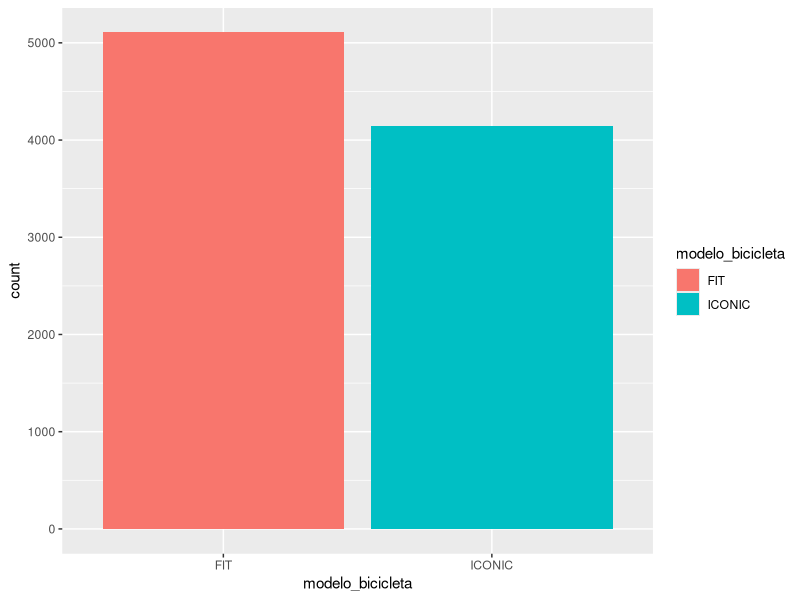
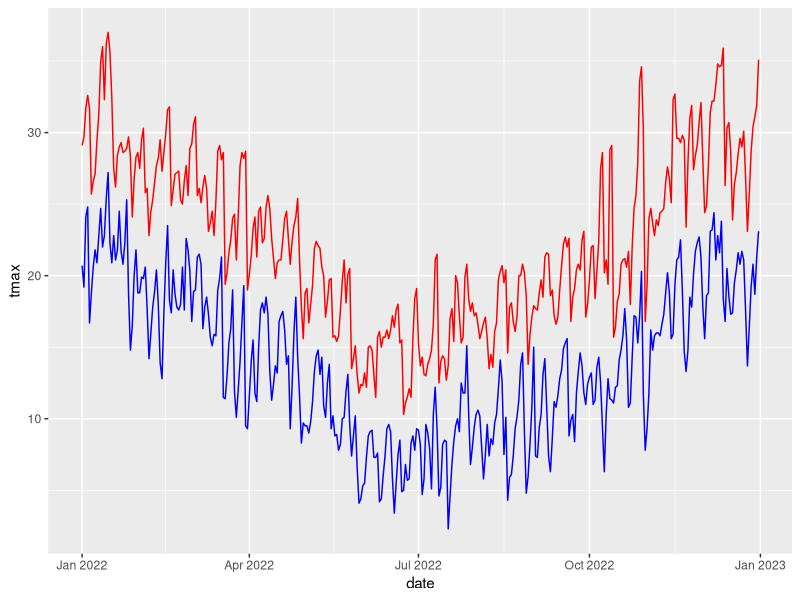
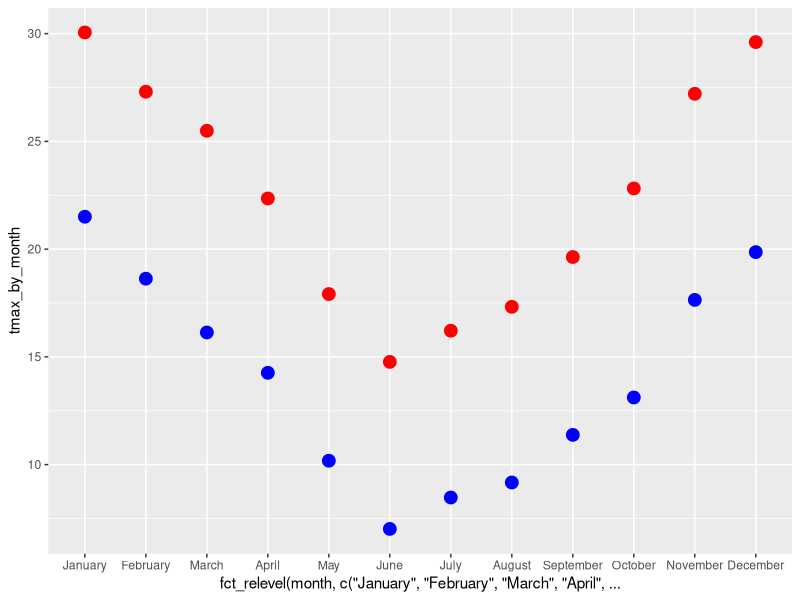
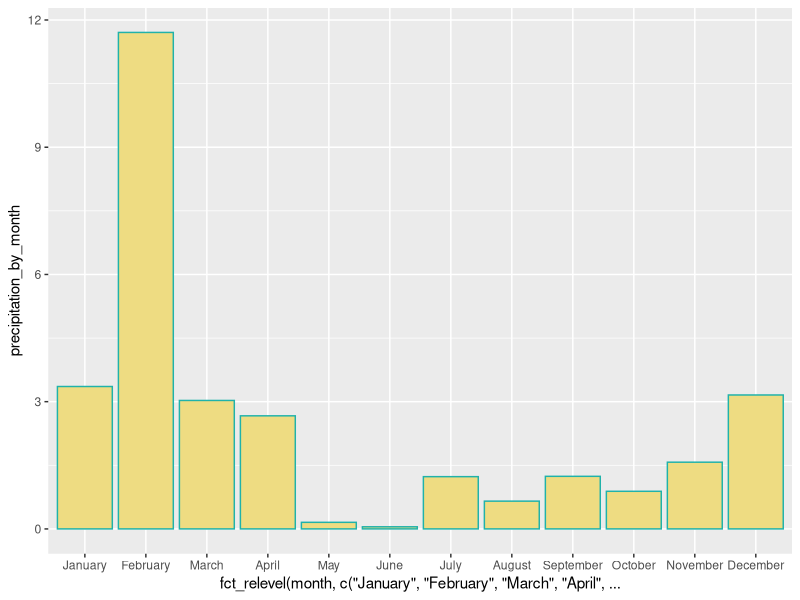
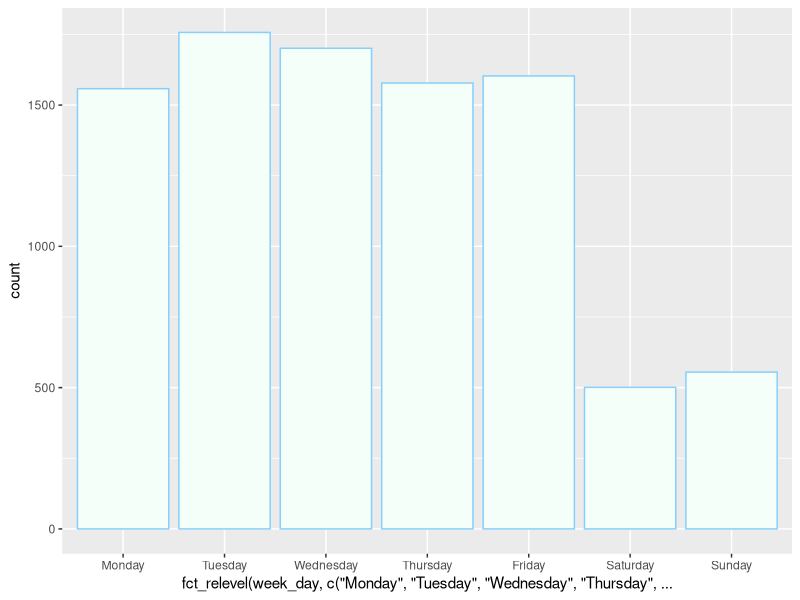
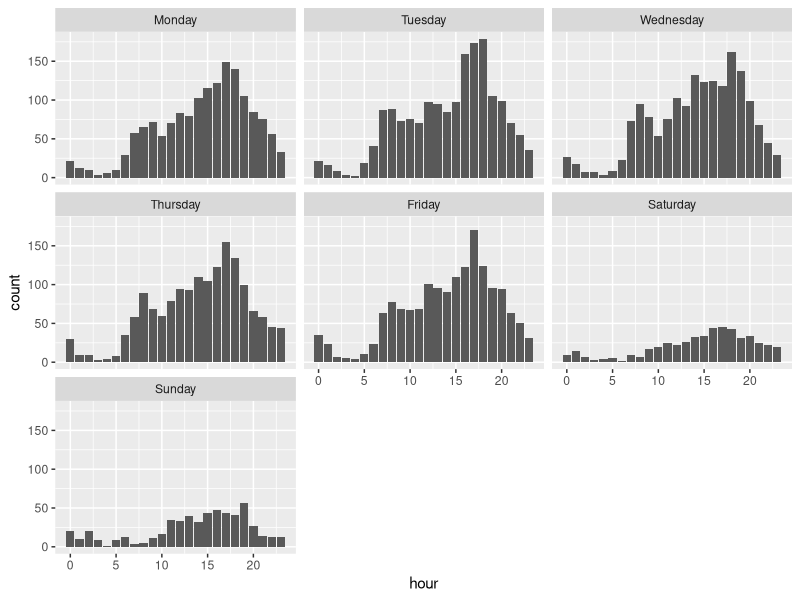
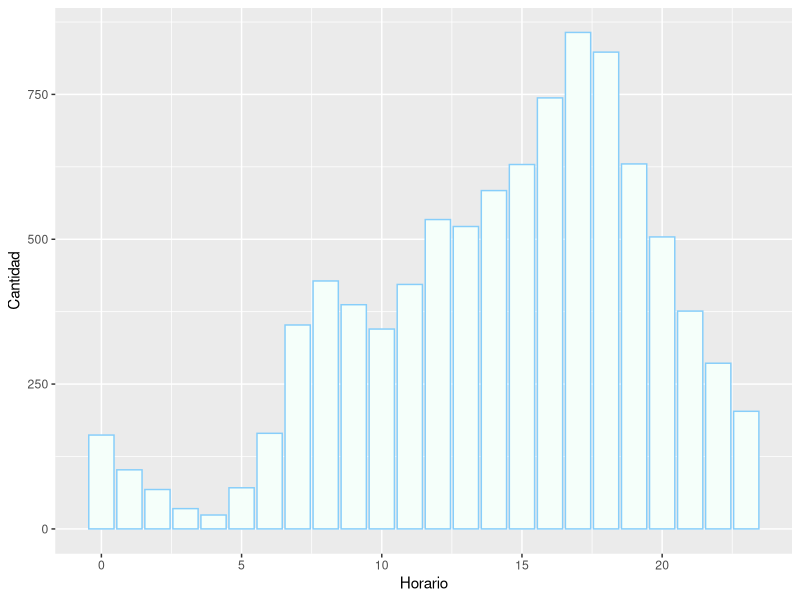
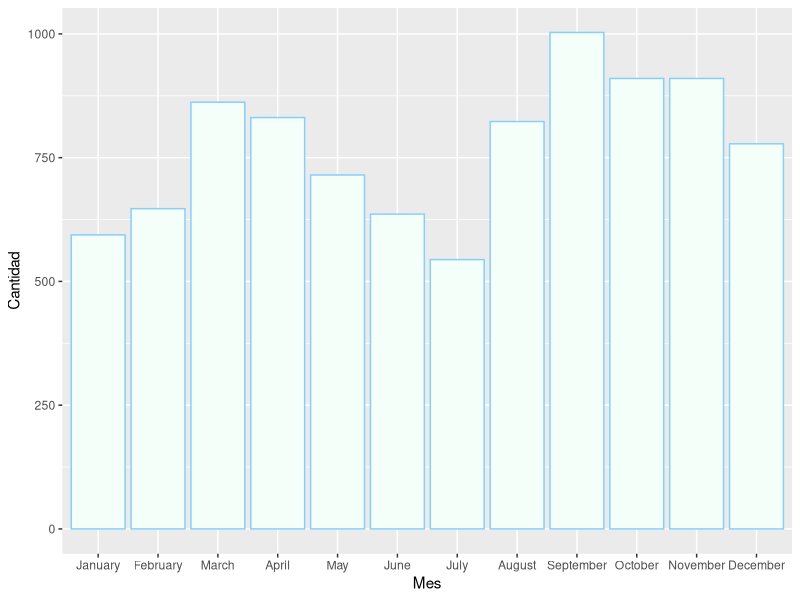

Generate these figures, in order, with R:

#Librerias ----
library(readr)
library(tidyverse)



#Dataframes ----

#Lectura de dataframes. Para leer los archivos csv usamos el comando read_csv.

clima_aeroparque_BA_2022 <- read_csv("Data/Clima_Aeroparque_BA.csv")

bike_trips_2022 <- read_csv("Data/trips_2022_reducido.csv")

#Filtramos el dataframe de bicis
bike_trips_2022_5_to_60_min <- bike_trips_2022 %>% 
  filter(between(duracion_recorrido, left = 60*5, right = 60*60))

#Dtaframe de bicis filtrado con 3 variables mas: mes, dia de la semana y horario
month_day_hour_bike_trips_2022_5_to_60_min <- bike_trips_2022_5_to_60_min %>% 
  mutate(month = months(fecha_origen_recorrido), hour = hour(fecha_origen_recorrido), week_day = weekdays(fecha))
         


#Dtaframe del clima con 1 variables mas: mes
clima_aeroparque_BA_2022_bymonth <- clima_aeroparque_BA_2022 %>% 
  mutate(month = months(date)) 

  
  


#Dataframe bike_trips_2022_5_to_60_min ----

#esto es un resumen del datarframe de bicis con viajes entre 5 a 20 minutos
summary_bike_trips_2022_5_to_60_min <- summary(bike_trips_2022_5_to_60_min) 

#visualizacion de viajes en minutos
trips_duration_in_minutes <- bike_trips_2022_5_to_60_min %>% 
  mutate(duracion_recorrido = duracion_recorrido/60) %>% 
  ggplot(mapping = aes(x = duracion_recorrido)) +
  geom_histogram(colour = "#E6AC6E", fill = "beige", bins = 11) +
  labs(x = "Duracion", y = "Cantidad", title = "Duracion de los recorridos en minutos")

#dataframe con el viaje promedio y la mediana
promedio_y_mediana_de_viajes <-  bike_trips_2022_5_to_60_min %>% 
  mutate(duracion_recorrido = duracion_recorrido/60) %>% 
  summarise("viaje promedio" = mean(duracion_recorrido), mediana = median(duracion_recorrido))

#visualizacion de viajes por mes
trips_by_month <- month_day_hour_bike_trips_2022_5_to_60_min %>% 
  ggplot(mapping = aes(x = fct_relevel(month, c("January", "February", "March", "April", "May", "June", "July", "August", "September", "October", "November", "December")))) +
  geom_bar(fill = "mintcream", colour = "lightskyblue") +
  labs(x = "Mes", y = "Cantidad")

#visualizacion de viajes por dia
trips_by_day <- month_day_hour_bike_trips_2022_5_to_60_min %>% 
  ggplot(mapping = aes(x = fct_relevel(week_day, c("Monday", "Tuesday", "Wednesday", "Thursday", "Friday", "Saturday", "Sunday"))))+
  geom_bar(fill = "mintcream", colour = "lightskyblue")

#visualizacion de viajes por hora
trips_by_hour <- month_day_hour_bike_trips_2022_5_to_60_min %>% 
  ggplot(mapping = aes(x = hour)) +
  geom_bar(fill = "mintcream", colour = "lightskyblue") +
  labs(x = "Horario", y = "Cantidad")

#visualizacion de viajes por mes y hora
trips_by_month_and_hour <- month_day_hour_bike_trips_2022_5_to_60_min %>% 
  group_by(month) %>% 
  ggplot(mapping = aes(x = hour)) +
  geom_bar() +
  facet_wrap(~fct_relevel(month, c("January", "February", "March", "April", "May", "June", "July", "August", "September", "October", "November", "December")))

#visualizacion de viajes por dia y hora
trips_by_day_and_hour <- month_day_hour_bike_trips_2022_5_to_60_min %>% 
  group_by(week_day) %>% 
  ggplot(mapping = aes(x = hour)) +
  geom_bar() +
  facet_wrap(~fct_relevel(week_day, c("Monday", "Tuesday", "Wednesday", "Thursday", "Friday", "Saturday", "Sunday")))

#dataframe con la cantidad de estaciones de origen 
origin_trip <- bike_trips_2022_5_to_60_min %>% 
  select(id_estacion_origen, nombre_estacion_origen) %>% 
  group_by(id_estacion_origen, nombre_estacion_origen) %>% 
  summarise(amount_by_station = n()) %>% 
  arrange(desc(amount_by_station))

#dataframe con la cantidad de estaciones de llegada
destination_trip <- bike_trips_2022_5_to_60_min %>% 
  select(id_estacion_destino, nombre_estacion_destino) %>% 
  group_by(id_estacion_destino, nombre_estacion_destino) %>% 
  summarise(amount_by_station = n()) %>% 
  arrange(desc(amount_by_station)) 

#viajes mas comunes
common_trips <- bike_trips_2022_5_to_60_min %>% 
  select(id_estacion_origen, nombre_estacion_origen, id_estacion_destino, nombre_estacion_destino) %>% 
  group_by(id_estacion_origen, nombre_estacion_origen, id_estacion_destino, nombre_estacion_destino) %>% 
  summarise(amount = n()) %>% 
  arrange(desc(amount))

#tipo de bici
bike_type <- bike_trips_2022_5_to_60_min %>% 
  select(modelo_bicicleta) %>% 
  ggplot(mapping = aes(x = modelo_bicicleta, fill = modelo_bicicleta)) +
  geom_bar()

#uso de bicis por genero
use_of_bikes_by_gender <- bike_trips_2022_5_to_60_min %>% 
  select(Género) %>% 
  filter(!is.na(Género)) %>% 
  ggplot(mapping = aes(x = Género, fill = Género)) + 
  geom_bar()


#Dataframe clima_aeroparque_BA_2022 ----

#dataframe summary del clima
summary_weather <- summary(clima_aeroparque_BA_2022)

#grafico de temperaturas por mes
grafico_temperatura_por_mes <- clima_aeroparque_BA_2022_bymonth %>% 
  select(tmin, tmax, tavg, month) %>% 
  group_by(month) %>% 
  summarise(tmin_by_month = mean(tmin), tmax_by_month = mean(tmax), tavg_by_month = mean(tavg)) %>% 
  ggplot(mapping = aes(x = fct_relevel(month, c("January", "February", "March", "April", "May", "June", "July", "August", "September", "October", "November", "December")), y = tmax_by_month)) +
  geom_point(colour = "red", size = 4) +
  geom_point(aes(x = fct_relevel(month, c("January", "February", "March", "April", "May", "June", "July", "August", "September", "October", "November", "December")), y = tmin_by_month), color = "blue", size = 4)

#grafico de temperaturas por dia
grafico_temperatura_por_dia <- clima_aeroparque_BA_2022_bymonth %>% ggplot(mapping = aes(x = date, y = tmax)) +
  geom_line(colour = "red") +
  geom_line(aes(y = tmin), colour = "blue")

#precipitaciones por mes
precipitaciones_por_mes <- clima_aeroparque_BA_2022_bymonth %>% 
  group_by(month) %>% 
  filter(!is.na(prcp)) %>% 
  summarise(precipitation_by_month = mean(prcp)) %>% 
  ggplot(mapping = aes(x = fct_relevel(month, c("January", "February", "March", "April", "May", "June", "July", "August", "September", "October", "November", "December")), y = precipitation_by_month)) +
  geom_col(fill = "lightgoldenrod2", colour = "lightseagreen")
